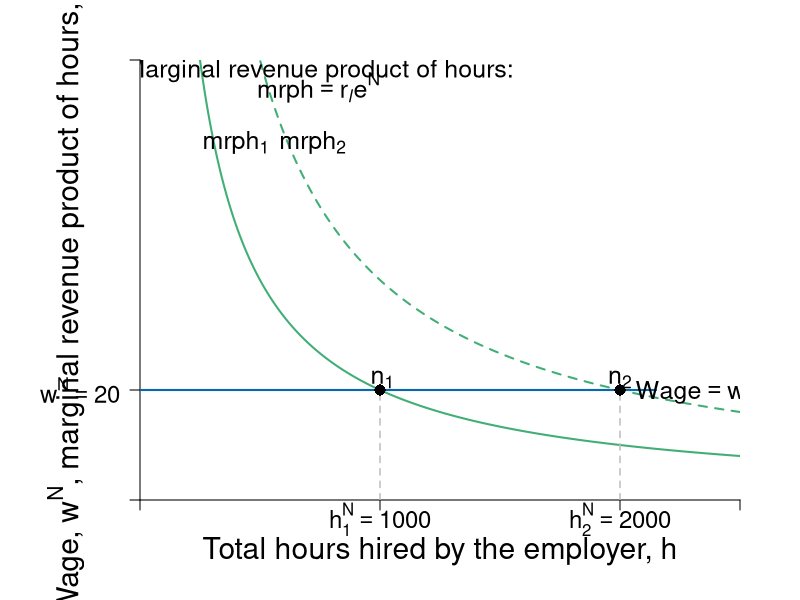

Write the R code that produced this figure.
require(shape, rootSolve)

#define functions

MRP<-function(n){
  20000/n
}
MRP2<-function(n){
  40000/n
}

#Set parameters for graphics
axislabelsize <- 1.8
labelsize <- 1.5
namesize <- 1.8
annotatesize <- 1.5
graphlinewidth <- 2
segmentlinewidth <- 1.5

COL <- c("#7fc97f", "#beaed4", "#fdc086", "#ffff99", "#386cb0", "#f0027f", "#bf5b17", "#666666")
COLA <- c("#e0f3db", "#99d8c9","#66c2a4","#41ae76", "#238b45", "#005824")
COLB <- c("#4eb3d3", "#2b8cbe", "#0868ac","#084081")
grays <- gray.colors(25, start = 1, end = 0)


ylims <- c(0, 80)
xlims <- c(0, 2500)
npts <- 501
x <- seq(xlims[1], xlims[2], length.out = npts)
y <- seq(ylims[1], ylims[2], length.out = npts) 

# ----
# first plot: competitive vs monopsony
pdf(file = "employment/employment_mrp_effort_nonlinear2.pdf", width = 12, height = 10)
par(mar =  c(5, 7, 3, 3))

#Notice the plot starts at x = 0.2 not 0
plot(xlims[1], 0, xlim = xlims, ylim = ylims, type = "n",
     xlab = expression(paste("")),
     ylab = expression(paste("")), 
     xaxt = "n", 
     yaxt = "n", 
     cex.lab = axislabelsize, 
     bty = "n", 
     xaxs="i", 
     yaxs="i"
)

# ticksx <- seq(from = 0, to = xlims[2], by = 0.2)
# xlabels <- seq(from = 0, to = xlims[2], by = 0.2)
# ticksy <- seq(from = 0, to = ylims[2], by = 2)
# ylabels <- seq(from = 0, to = ylims[2], by = 2)

ticksx <- c(xlims[1], 1000, 2000, xlims[2])
xlabels <- c(NA, expression(paste(h[1]^{N}==1000)),expression(paste(h[2]^{N}==2000)), NA)
ticksy <- c(ylims[1], 20, ylims[2])
ylabels <- c(NA, expression(paste(w^N == 20)),NA)

axis(1, at = ticksx, pos = 0, labels = xlabels, cex.axis = axislabelsize*0.8)
axis(2, at = ticksy, pos = xlims[1], labels = ylabels, las = 1, cex.axis = axislabelsize*0.8)

npts <- 500 
xx2 <- seq(xlims[1], xlims[2], length.out = npts)

#Draw the graphs
lines(xx2, MRP(xx2), col = COLA[4], lwd = graphlinewidth)
lines(xx2, MRP2(xx2), lty = 2, col = COLA[4], lwd = graphlinewidth)


#Axis labels
mtext(expression(paste("Total hours hired by the employer, ", h)), side = 1, line = 2.5, cex = axislabelsize)
text(-310, 0.5*ylims[2], expression(paste("Wage, ", w^N, ", marginal revenue product of hours, ", r[italic(l)]*e^N )), xpd = TRUE, cex = axislabelsize, srt = 90) 


#add segments
segments(0, 20, 2150, 20, lty = 1, col = COLB[3], lwd = graphlinewidth)
segments(1000, 0, 1000, 20, lty = 2, col = "gray", lwd = segmentlinewidth)
segments(2000, 0, 2000, 20, lty = 2, col = "gray", lwd = segmentlinewidth)

## add points

points(1000, 20, pch = 16, col = "black", cex = 1.5)
points(2000, 20, pch = 16, col = "black", cex = 1.5)

# label points
text(1000 + 10, 22, expression(paste(n[1])), cex = labelsize)
text(2000 , 22, expression(paste(n[2])), cex = labelsize)



# add labels to graphs
text(400, 65, expression(paste(mrph[1])), cex = labelsize)
text(720, 65, expression(paste(mrph[2])), cex = labelsize)
text(2320, 20.2, expression(paste(Wage == w^N)), cex = labelsize)

text(745, 78, expression(paste("Marginal revenue product of hours:")), cex = labelsize)
text(745, 75, expression(paste(mrph == r[italic(l)]*e^N)), cex = labelsize)

#text(0.58, ACL(0.85) - 1.1, "Minimum wage", cex = axislabelsize)
#text(0.58, ACL(0.85) - 1.6, "not binding", cex = axislabelsize)

# text(0.85, 3.7, "Competitive", cex = axislabelsize)
# text(0.85, 3.2, "Marginal cost", cex = axislabelsize)
# text(0.85, 2.7, "of labor", cex = axislabelsize)
# text(0.85, 2.2, expression(paste( (mcl[C]) )), cex = axislabelsize)

dev.off()
